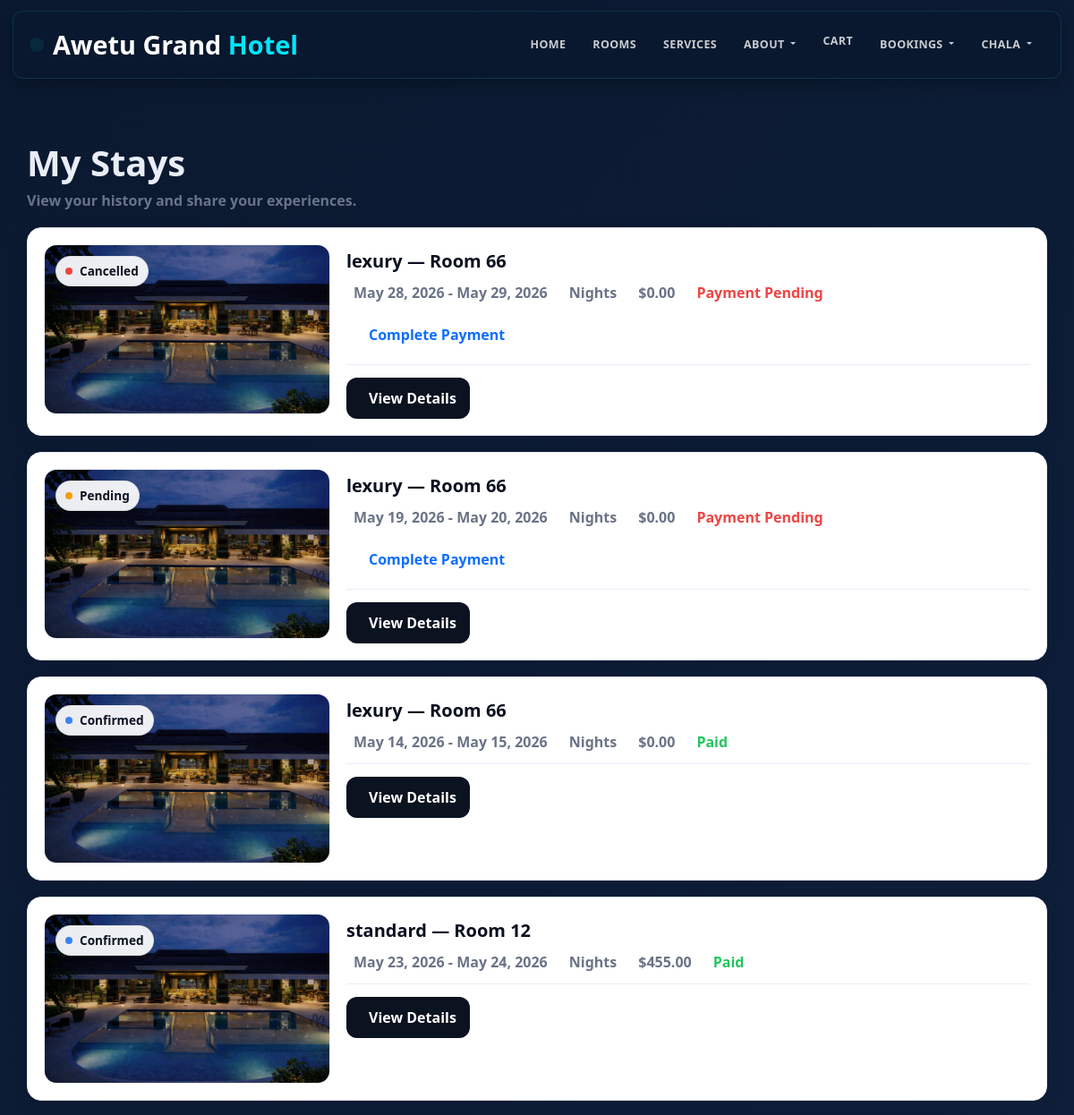
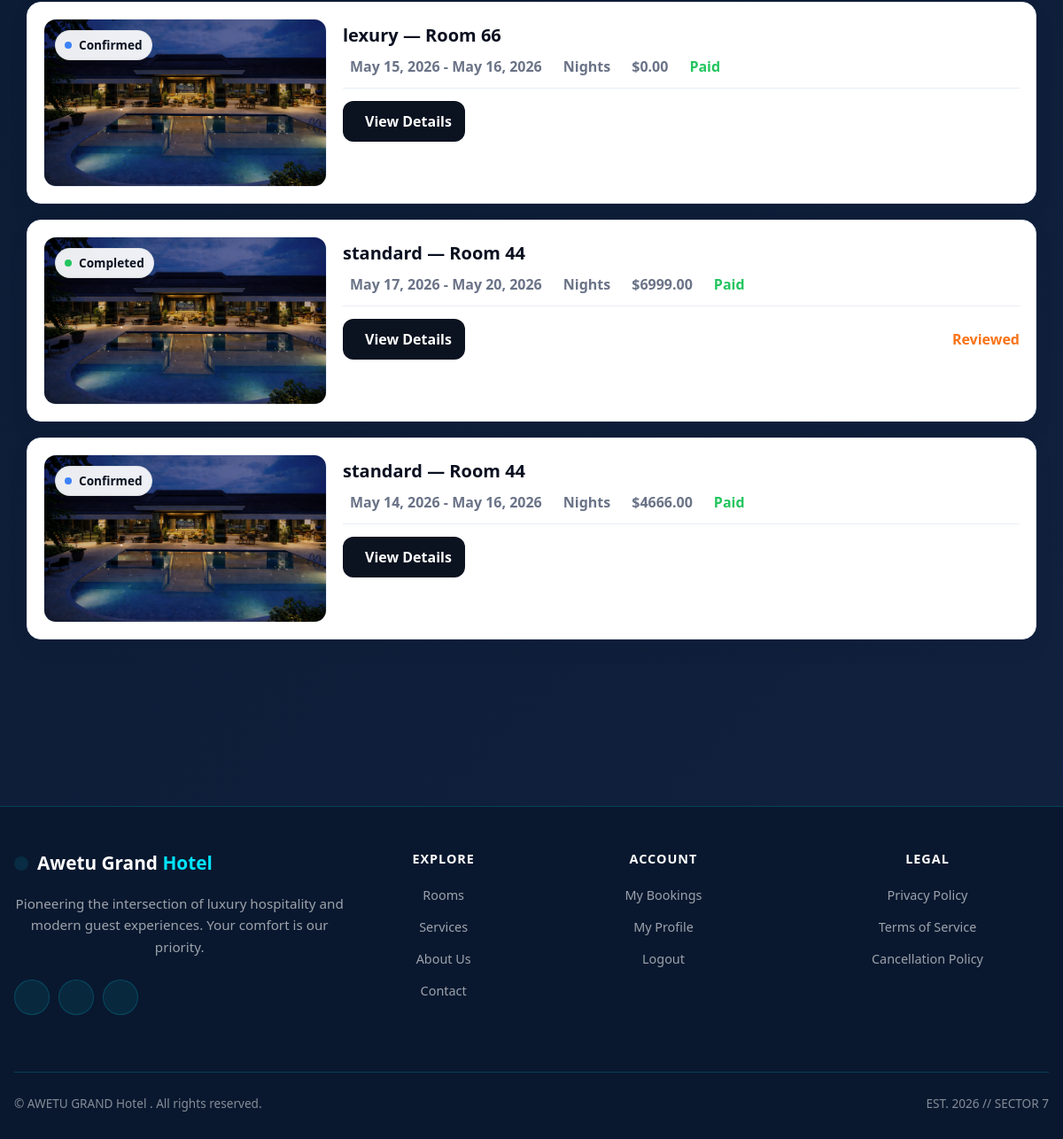
Screenshot of /my-reservations/ (signed in) with the database file from the repository (2 pictures, top to bottom).
### hotel/models.py (models this page shows, shortened)
class Reservation(models.Model):
    id = models.AutoField(primary_key=True)
    STATUS_CHOICES = [
        ('Pending', 'Pending'),
        ('Confirmed', 'Confirmed'),
        ('Checked In', 'Checked In'),
        ('Checked Out', 'Checked Out'),
        ('Cancelled', 'Cancelled'),
    ]
    guest = models.ForeignKey(Guest, on_delete=models.CASCADE, related_name='reservations')
    room = models.ForeignKey(Room, on_delete=models.CASCADE, related_name='reservations')
    handled_by = models.ForeignKey('Staff', on_delete=models.SET_NULL, null=True, blank=True, related_name='handled_reservations')
    check_in_date = models.DateField()
    check_out_date = models.DateField()
    booking_date = models.DateTimeField(auto_now_add=True)
    status = models.CharField(max_length=20, choices=STATUS_CHOICES, default='Pending')
    is_online_booking = models.BooleanField(default=True)
    number_of_guests = models.IntegerField(default=1, validators=[MinValueValidator(1)])
    special_requests = models.TextField(blank=True, null=True)
    total_price = models.DecimalField(max_digits=10, decimal_places=2, default=0, validators=[MinValueValidator(0)])
    class Meta:
        ordering = ['-booking_date']

class Room(models.Model):
    id = models.AutoField(primary_key=True)
    STATUS_CHOICES = [
        ('Available', 'Available'),
        ('Booked', 'Booked'),
        ('Maintenance', 'Maintenance'),
    ]
    room_number = models.CharField(max_length=10, unique=True)
    category = models.ForeignKey(RoomCategory, on_delete=models.CASCADE, related_name='rooms')
    assigned_staff = models.ForeignKey('Staff', on_delete=models.SET_NULL, null=True, blank=True, related_name='assigned_rooms')
    status = models.CharField(max_length=15, choices=STATUS_CHOICES, default='Available')
    floor = models.IntegerField(default=1, validators=[MinValueValidator(1), MaxValueValidator(100)])
    max_occupancy = models.IntegerField(default=2, validators=[MinValueValidator(1)])
    price = models.DecimalField(max_digits=10, decimal_places=2, null=True, blank=True, validators=[MinValueValidator(0)], help_text="Room-specific price (leave blank to use category base price)")
    amenities = models.TextField(default="WiFi, AC, TV", help_text="Comma-separated list of amenities")
    description = models.TextField(blank=True, null=True)
    image = models.ImageField(upload_to='rooms/', blank=True, null=True)
    created_at = models.DateTimeField(default=timezone.now)
    class Meta:
        ordering = ['room_number']

class RoomCategory(models.Model):
    id = models.AutoField(primary_key=True)
    category_name = models.CharField(max_length=50, unique=True)
    class Meta:
        verbose_name_plural = "Room Categories"

### hotel/views.py (the view)
# urls.py: path('my-reservations/', views.my_reservations, name='my_reservations'),
@login_required(login_url='login')
def my_reservations(request):
    try:
        guest = request.user.guest
        reservations = guest.reservations.select_related("room", "room__category").all()
        from .models import RoomRating
        reviewed_res_ids = set(
            RoomRating.objects.filter(user=request.user, reservation__guest=guest)
            .values_list("reservation_id", flat=True)
        )
        pending_reservations = guest.reservations.exclude(payment__payment_status__in=['Completed', 'Refunded'])
    except Guest.DoesNotExist:
        reservations = []
        reviewed_res_ids = set()
        pending_reservations = None
    context = {
        "reservations": reservations,
        "reviewed_res_ids": reviewed_res_ids,
        "pending_reservations": pending_reservations,
    }
    return render(request, "hotel/html/my_reservations.html", context)

### hotel/templates/hotel/html/my_reservations.html (shortened to what this page needs)
{% extends 'hotel/html/base.html' %}
{% load static %}
{% block content %}
<div class="container stays-wrap">
  <div class="stays-head">
    <h1>My Stays</h1>
    <p>View your history and share your experiences.</p>
  </div>
  {% if reservations %}
    {% for r in reservations %}
      <div class="stay-card">
        <div class="stay-inner">
          <div class="stay-media">
            {% if r.status == 'Checked Out' %}
              <span class="pill completed"><span class="dot"></span> Completed</span>
            {% elif r.status == 'Confirmed' %}
              <span class="pill confirmed"><span class="dot"></span> Confirmed</span>
            {% elif r.status == 'Cancelled' %}
              <span class="pill cancelled"><span class="dot"></span> Cancelled</span>
            {% else %}
              <span class="pill pending"><span class="dot"></span> {{ r.status }}</span>
            {% endif %}
            {% if r.room.image %}
              <img src="{{ r.room.image.url }}" alt="Room image">
            {% else %}
              <img src="{% static 'hotel/img/hero.png' %}" alt="Room image">
            {% endif %}
          </div>
          <div>
            <div class="stay-title">
              {{ r.room.category.category_name }} — Room {{ r.room.room_number }}
            </div>
            <div class="stay-meta">
              <span class="meta-item">
                {{ r.check_in_date|date:"M d, Y" }} - {{ r.check_out_date|date:"M d, Y" }}
              </span>
              <span class="meta-item">
                {{ r.nights }} Nights
              </span>
              <span class="meta-item">
                ${{ r.total_price }}
              </span>
              {% if r.payment %}
                {% if r.payment.payment_status == 'Completed' %}
                  <span class="meta-item" style="color: var(--success);">
                     Paid
                  </span>
                {% else %}
                  <span class="meta-item" style="color: var(--danger);">
                     Payment Pending
                  </span>
                {% endif %}
              {% else %}
                <span class="meta-item" style="color: var(--danger);">
                   Payment Pending
                </span>
              {% endif %}
            </div>
            {% if not r.payment or r.payment.payment_status != 'Completed' %}
              <div class="stay-actions" style="padding-top: 0; border-top: 0; margin-top: 0;">
                <a href="{% url 'payment' r.id %}" class="btnx btn-pay">
                   Complete Payment
                </a>
              </div>
            {% endif %}
            <div class="stay-actions">
              <a class="btnx btn-dark" href="{% url 'reservation_detail' r.id %}">
                 View Details
              </a>
              {% if r.id in reviewed_res_ids %}
                <span class="reviewed">
                   Reviewed
                </span>
              {% endif %}
            </div>
          </div>
        </div>
      </div>
    {% endfor %}
  {% else %}
    <div class="alert alert-info">
      <i class="fas fa-info-circle"></i> You don't have any reservations yet.
      <a href="{% url 'room_list' %}" class="btn btn-sm btn-primary">Browse Rooms</a>
    </div>
  {% endif %}
</div>
{% endblock %}

### hotel/templates/hotel/html/base.html (shortened to what this page needs)
{% load static %}
<!doctype html>
<html lang="en">
  <head>
    <link rel="stylesheet" href="{% static 'hotel/css/bootstrap.min.css' %}" />
    <link rel="stylesheet" href="{% static 'hotel/css/home.css' %}" />
  </head>
  <body>
    <nav class="navbar navbar-expand-lg navbar-dark">
      <div class="container-lg">
        <a class="navbar-brand" href="{% url 'guest_home' %}">
          <i class="fas fa-hotel"></i>
          <span class="brand-text"
            >Awetu Grand <span class="highlight">Hotel</span></span
          >
        </a>
        <div class="collapse navbar-collapse" id="navbarNav">
          <ul class="navbar-nav ms-auto align-items-center">
            <li class="nav-item">
              <a
                class="nav-link {% if request.resolver_match.url_name == 'guest_home' %}active{% endif %}"
                href="{% url 'guest_home' %}"
                >Home</a
              >
            </li>
            <li class="nav-item">
              <a
                class="nav-link {% if request.resolver_match.url_name == 'room_list' %}active{% endif %}"
                href="{% url 'room_list' %}"
                >Rooms</a
              >
            </li>
            <li class="nav-item">
              <a
                class="nav-link {% if request.resolver_match.url_name == 'service' %}active{% endif %}"
                href="{% url 'service' %}"
                >Services</a
              >
            </li>
            <li class="nav-item dropdown">
              <a
                class="nav-link dropdown-toggle {% if request.resolver_match.url_name == 'about' %}active{% endif %}"
                href="#"
                id="aboutDropdown"
                role="button"
                data-bs-toggle="dropdown"
              >
                About
              </a>
            </li>
            {% if user.is_authenticated %}
            <li class="nav-item">
              <a
                class="nav-link {% if request.resolver_match.url_name == 'view_cart' %}active{% endif %}"
                href="{% url 'view_cart' %}"
                style="position: relative"
              >
                 Cart
              </a>
            </li>
            <li class="nav-item dropdown">
              <a
                class="nav-link dropdown-toggle {% if request.resolver_match.url_name == 'about' %}active{% endif %}"
                href="#"
                id="aboutDropdown"
                role="button"
                data-bs-toggle="dropdown"
              >
                Bookings
              </a>
            </li>
            <li class="nav-item dropdown">
              <a
                class="nav-link dropdown-toggle"
                href="#"
                id="userDropdown"
                role="button"
                data-bs-toggle="dropdown"
              >
                 {{ user.username }}
              </a>
            </li>
            {% endif %}
          </ul>
        </div>
      </div>
    </nav>
    <main>
      <div class="container-lg">{% block content %}{% endblock %}</div>
    </main>
    <footer>
      <div class="container-lg">
        <div class="row">
          <div class="col-lg-4 mb-4">
            <div class="footer-brand">
              <i class="fas fa-hotel"></i>
              <span class="brand-text"
                >Awetu Grand <span class="highlight">Hotel</span></span
              >
            </div>
            <p class="footer-description">
              Pioneering the intersection of luxury hospitality and modern guest
              experiences. Your comfort is our priority.
            </p>
            <div class="social-icons">
              <a href="#"></a>
              <a href="#"></a>
              <a href="#"></a>
            </div>
          </div>
          <div class="col-lg-2 col-md-6 mb-4 footer-section">
            <h5>Explore</h5>
            <ul class="footer-links">
              <li><a href="{% url 'room_list' %}">Rooms</a></li>
              <li><a href="{% url 'service' %}">Services</a></li>
              <li><a href="{% url 'about' %}">About Us</a></li>
              <li><a href="{% url 'contact' %}">Contact</a></li>
            </ul>
          </div>
          <div class="col-lg-3 col-md-6 mb-4 footer-section">
            <h5>Account</h5>
            <ul class="footer-links">
              {% if user.is_authenticated %}
              <li><a href="{% url 'my_reservations' %}">My Bookings</a></li>
              <li><a href="{% url 'user_profile' %}">My Profile</a></li>
              <li>
                <a
                  class="logout-link"
                  href="#"
                  data-logout-url="{% url 'logout' %}"
                  >Logout</a
                >
              </li>
              {% else %}
              <li><a href="{% url 'login' %}">Login</a></li>
              <li><a href="{% url 'register' %}">Register</a></li>
              {% endif %}
            </ul>
          </div>
          <div class="col-lg-3 col-md-6 mb-4 footer-section">
            <h5>Legal</h5>
            <ul class="footer-links">
              <li><a href="#">Privacy Policy</a></li>
              <li><a href="#">Terms of Service</a></li>
              <li><a href="#">Cancellation Policy</a></li>
            </ul>
          </div>
        </div>
        <div class="footer-bottom">
          <div class="footer-meta">
            <div>&copy; AWETU GRAND Hotel . All rights reserved.</div>
            <div>EST. 2026 // SECTOR 7</div>
          </div>
        </div>
      </div>
    </footer>
  </body>
</html>

### hotel/static/hotel/css/home.css (style rules this page uses)
* { margin: 0; padding: 0; box-sizing: border-box; font-family: 'Segoe UI', sans-serif; }
body { background-color: #f5f5f5; }
footer { background-color: #2c3e50; color: white; text-align: center; padding: 15px; }

### hotel/templates/hotel/html/base.html (style rules this page uses)
:root { --primary: #00e5ff; --secondary: #0a192f; --dark-bg: rgba(10, 25, 47, 0.95); --light: #ecf0f1; --cyan-glow: rgba(0, 229, 255, 0.2); }
* { margin: 0; padding: 0; box-sizing: border-box; }
html { font-size: 16px; }
body { font-family: "Segoe UI", Tahoma, Geneva, Verdana, sans-serif; background: linear-gradient(135deg, #0a192f 0%, #112240 100%); min-height: 100vh; color: #e6f1ff; overflow-x: hidden; }
.container-lg { width: 100%; max-width: 1320px; margin: 0 auto; padding-left: 16px; padding-right: 16px; }
.navbar { background: rgba(10, 25, 47, 0.95); backdrop-filter: blur(8px); border: 1px solid rgba(0, 229, 255, 0.14); border-radius: 12px; margin: 12px 14px; padding: 10px 18px; box-shadow: 0 6px 18px rgba(0, 0, 0, 0.28); position: sticky; top: 10px; z-index: 1000; width: calc(100% - 28px); min-height: 76px; }
.navbar .container-lg { display: flex; align-items: center; justify-content: space-between; gap: 12px; padding-left: 0; padding-right: 0; }
.navbar-brand { font-weight: 700; font-size: 1.8rem; color: #fff !important; display: flex; align-items: center; gap: 10px; max-width: 100%; flex-shrink: 1; text-decoration: none; }
.navbar-brand i { color: #00e5ff; font-size: 2rem; padding: 8px; background: rgba(0, 229, 255, 0.08); border-radius: 8px; flex-shrink: 0; }
.navbar-brand .brand-text { display: inline-block; line-height: 1.2; word-break: break-word; }
.navbar-brand .highlight { color: #00e5ff; }
.navbar-collapse { flex-grow: 0; }
.navbar-nav { gap: 2px; }
.nav-link { color: rgba(255, 255, 255, 0.78) !important; transition: all 0.22s ease; margin: 0 4px; padding: 8px 10px !important; font-weight: 600; text-transform: uppercase; font-size: 0.78rem; letter-spacing: 0.4px; white-space: nowrap; }
main { min-height: calc(100vh - 260px); padding: 30px 0; }
img, video, iframe { max-width: 100%; height: auto; }
footer { background: rgba(10, 25, 47, 0.95); backdrop-filter: blur(10px); border-top: 1px solid rgba(0, 229, 255, 0.2); color: rgba(255, 255, 255, 0.7); padding: 50px 0 30px; margin-top: 80px; }
footer .footer-brand { display: flex; align-items: center; gap: 10px; margin-bottom: 20px; flex-wrap: wrap; }
footer .footer-brand i { color: #00e5ff; font-size: 1.8rem; padding: 8px; background: rgba(0, 229, 255, 0.1); border-radius: 8px; }
footer .footer-brand .brand-text { font-size: 1.3rem; font-weight: 700; color: #fff; line-height: 1.3; }
footer .footer-brand .highlight { color: #00e5ff; }
footer .footer-description { color: rgba(255, 255, 255, 0.6); margin-bottom: 25px; font-size: 0.95rem; line-height: 1.6; }
footer .footer-section h5 { color: #fff; font-weight: 600; margin-bottom: 20px; text-transform: uppercase; font-size: 0.9rem; letter-spacing: 1px; }
footer .footer-links { list-style: none; padding: 0; margin: 0; }
footer .footer-links li { margin-bottom: 12px; }
footer .footer-links a { color: rgba(255, 255, 255, 0.6); text-decoration: none; transition: all 0.3s ease; font-size: 0.9rem; word-break: break-word; }
footer .footer-bottom { border-top: 1px solid rgba(0, 229, 255, 0.2); margin-top: 40px; padding-top: 25px; text-align: center; color: rgba(255, 255, 255, 0.5); font-size: 0.85rem; }
footer .footer-bottom .footer-meta { display: flex; justify-content: space-between; align-items: center; flex-wrap: wrap; gap: 15px; }
.social-icons { display: flex; flex-wrap: wrap; gap: 10px; }
.social-icons a { width: 40px; height: 40px; border-radius: 50%; background: rgba(0, 229, 255, 0.08); border: 1px solid rgba(0, 229, 255, 0.18); display: inline-flex; align-items: center; justify-content: center; color: #00e5ff; text-decoration: none; transition: 0.3s ease; }

### rows the page displays
Reservation: status "Cancelled" (drawn), room.category.category_name "lexury", room.room_number "66", check_in_date "May 28, 2026", check_out_date "May 29, 2026", total_price "0.00", shows "Payment Pending", shows "Complete Payment"
Reservation: status "Pending", room.category.category_name "lexury", room.room_number "66", check_in_date "May 19, 2026", check_out_date "May 20, 2026", total_price "0.00", shows "Payment Pending", shows "Complete Payment"
Reservation: status "Confirmed" (drawn), room.category.category_name "lexury", room.room_number "66", check_in_date "May 14, 2026", check_out_date "May 15, 2026", total_price "0.00", shows "Paid"
Reservation: status "Confirmed" (drawn), room.category.category_name "standard", room.room_number "12", check_in_date "May 23, 2026", check_out_date "May 24, 2026", total_price "455.00", shows "Paid"
Reservation: status "Confirmed" (drawn), room.category.category_name "lexury", room.room_number "66", check_in_date "May 15, 2026", check_out_date "May 16, 2026", total_price "0.00", shows "Paid"
Reservation: status "Checked Out" (drawn), room.category.category_name "standard", room.room_number "44", check_in_date "May 17, 2026", check_out_date "May 20, 2026", total_price "6999.00", shows "Paid", shows "Reviewed"
Reservation: status "Confirmed" (drawn), room.category.category_name "standard", room.room_number "44", check_in_date "May 14, 2026", check_out_date "May 16, 2026", total_price "4666.00", shows "Paid"

### other values shown
{{ user.username }} "CHALA"
